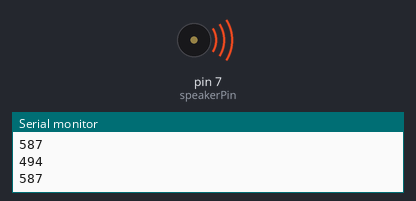
Bench run of a sketch on a simulated Arduino Uno, built with avr-gcc and run on an emulated ATmega328P. Parts: buzzer (waves = sounding), the last lines printed to the serial monitor.

Above: at 1.0 s.
At 7.0 s:
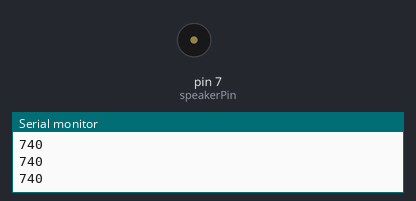
Timing chart, 0 to 9.1 s (numbered marks = the images above):
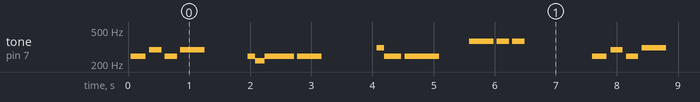

The sketch:

test.ino
```cpp
int speakerPin = 7;

int length = 43; // the number of notes
char notes[] = "b b D b D   b a b b b   Dsb b b b   FsFsFs  b b D b Ds  b a b b b   Dsb b b b   FsFsFs"; // a space represents a rest
int beats[] = {1,1,2,2,4,6,1,1,2,2,4,8,1,1,1,1,4,4,4,2,2,10,1,1,2,2,4,6,1,1,2,2,4,8,1,1,1,1,4,4,4,2,2};
int tempo = 100;

void playTone(int freq, int duration) {
  Serial.println(freq);
  int tone = 1000000L/freq;
  for (long i = 0; i < duration * 1000L; i += tone * 2) {
    digitalWrite(speakerPin, HIGH);
    delayMicroseconds(tone);
    digitalWrite(speakerPin, LOW);
    delayMicroseconds(tone);
  }
}

void playNote(char note, char modif, int duration) {
  char names[] = {'c', 'd', 'e', 'f', 'g', 'a', 'b', 'C', 'D', 'E', 'F', 'G', 'A', 'B'};
  int tones[] = { 262, 277, 294, 311, 330, 330, 349, 370, 392, 415, 440, 466, 494, 494, 523, 554, 587, 622, 659, 659, 698, 740, 784, 831, 880, 932, 988, 988};

  // play the tone corresponding to the note name
  for (int i = 0; i < 16; i++) {
    if (names[i] == note) {
      i *=2;
      if (modif=='f'){
        i-=1;
      }else if(modif=='s'){
        i+=1;
      }
      playTone(tones[i], duration);
    }
  }
}

void setup() {
  Serial.begin(9600);
  pinMode(speakerPin, OUTPUT);
}

void loop() {
  for (int i = 0; i < length; i++) {
    if (notes[i*2] == ' ') {
      delay(beats[i] * tempo); // rest
    } else {
      playNote(notes[i*2], notes[(i*2)+1], beats[i] * tempo);
    }

    // pause between notes
    delay(tempo / 2);
  }
}
```

Measured:
- by itself, tone on pin 7 (speakerPin): plays 247 Hz for 0.24 s, 293 Hz for 0.20 s, 247 Hz for 0.20 s, 293 Hz for 0.40 s, 247 Hz for 0.12 s, 219 Hz for 0.16 s … (260 notes in this stretch)
